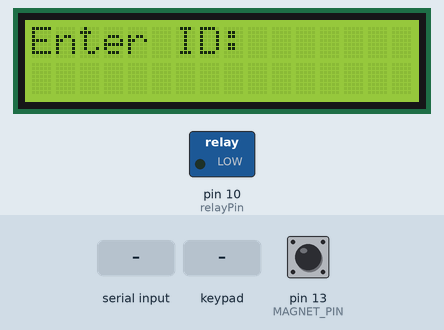
Bench run of a sketch on a simulated Arduino Uno, built with avr-gcc and run on an emulated ATmega328P. On the bench: 16×2 character LCD, switched loads named in the sketch (green lamp = pin HIGH). Inputs (shaded band) come from the test bench; at power-on: pin 13 (MAGNET_PIN) HIGH. What the sketch prints to the serial monitor is not drawn.

Above: at 1.2 s.
1.3 s: "MATCH\n" received over Serial
At 1.9 s:
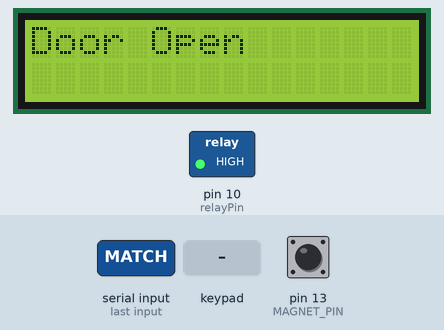
3.6 s: keypad keys 8 4 9 5 # pressed 0.4 s apart
At 5.5 s:
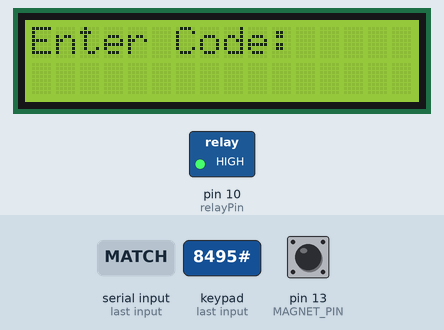
7.1 s: keypad keys 6 2 7 3 # pressed 0.4 s apart
At 9.3 s:
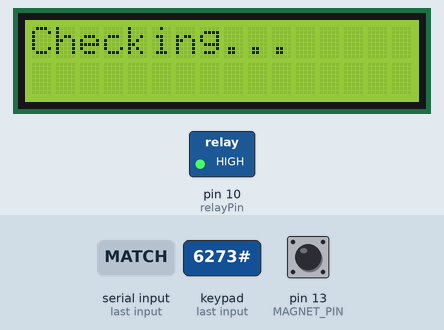
11.0 s: key '#' pressed
At 11.6 s:
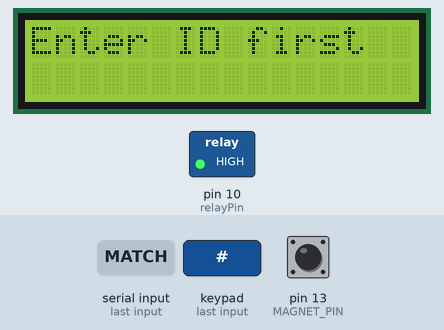
13.3 s: "NO_MATCH\n" received over Serial
At 13.9 s:
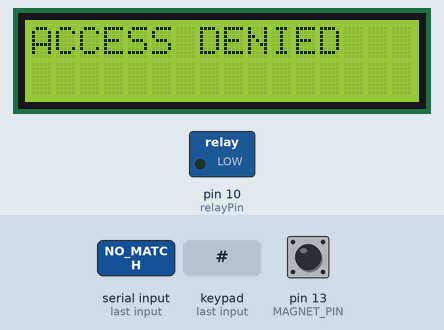
15.6 s: "DENIED\n" received over Serial
At 16.1 s:
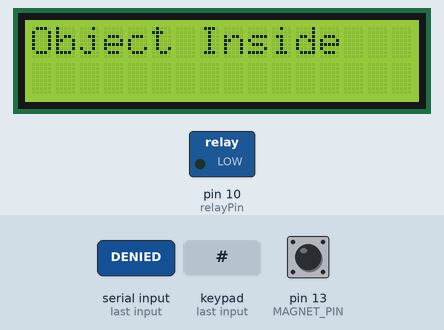
Timing chart, 0 to 18.6 s (numbered marks = the images above; inputs shaded):
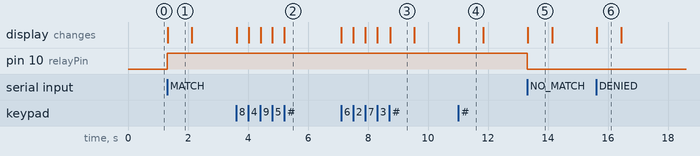

Measured:
- after the input at 1.3 s, pin 10 (relayPin): LOW → HIGH at once; the display: changes at once (image 1)
- after the input at 3.6 s, the display: first changes at once (image 2 shows a later state)
- after the input at 7.1 s, the display: first changes at once (image 3 shows a later state)
- after the input at 11.0 s, the display: changes at once (image 4)
- after the input at 13.3 s, pin 10 (relayPin): HIGH → LOW at once; the display: changes at once (image 5)
- after the input at 15.6 s, the display: changes at once (image 6)
- what the display in image 1 shows lasts 0.8 s, from 1.3 s to 2.1 s

The sketch:

main.ino
```cpp
#include "lock_module.h"

bool doorOpen = false;   // 문이 열렸는지
bool doorLocked = false; // 문이 잠겼는지

unsigned long lastMagCheck = 0;

void setup() {
  Serial.begin(9600);

  lcdInit();
  keypadInit();
  motorInit();
  magnetInit();
  //ultrasonicInit();

  closeDoor();
  doorOpen = false;
  doorLocked = true;

  showPrompt();
}

void loop() {

  // ───────────────────────────────
  // 1) 키패드 처리
  // ───────────────────────────────
  handleKeypad();

  // ───────────────────────────────
  // 2) 시리얼 응답 처리
  // ───────────────────────────────
  handleSerialResponse();

  // ───────────────────────────────
  // 3) 문 닫힘 감지(마그네틱)
  // ───────────────────────────────
  if (millis() - lastMagCheck > 200) {
    lastMagCheck = millis();

    if (isMagnetDetected()) {
      if (!doorOpen)  return; // 이미 문이 닫힌 상태라면 아무동작 안함

      Serial.println("DETECT:1");
      closeDoor();
      doorOpen = false;
      doorLocked = true;
    }
  }
}

void handleSerialResponse() {
  if (!Serial.available()) return;

  String res = Serial.readStringUntil('\n');
  res.trim();
  if (res.length() == 0) return;

  if (res == "MATCH") {
    openDoor();
    doorOpen = true;
    doorLocked = false;
    showMessage("Door Open", 800);
    showPrompt();
  }
  else if (res == "NO_MATCH") {
    closeDoor();
    doorOpen = false;
    doorLocked = true;
    showMessage("ACCESS DENIED", 800);
    showPrompt();
  }
  else if (res == "OPEN") {
    openDoor();
    doorOpen = true;
    doorLocked = false;
    showMessage("Door Open", 800);
    showPrompt();
  }
  else if (res == "CLOSE") {
    closeDoor();
    doorOpen = false;
    doorLocked = true;
  }
  else if (res == "DENIED") {
    closeDoor();
    doorOpen = false;
    doorLocked = true;
    showMessage("Object Inside", 800);
    showPrompt();
  }
}
```

lock_module.h
```cpp
#ifndef LOCK_MODULE_H
#define LOCK_MODULE_H

#include <Arduino.h>
#include <Keypad.h>
#include <LiquidCrystal_I2C.h>


extern LiquidCrystal_I2C lcd;
void lcdInit();
void showMessage(const String &msg, int delayTime = 1000);
void showPrompt();

#define ROWS 4
#define COLS 4
extern Keypad keypad;
extern String inputCode;
extern const int CODE_LEN;
void keypadInit();
void handleKeypad();

#define relayPin 10
void motorInit();
void openDoor();
void closeDoor();

#define MAGNET_PIN 13
void magnetInit();
bool isMagnetDetected();

//#define TRIG_PIN 11
//#define ECHO_PIN 12
//void ultrasonicInit();
//float getUltrasonicDistance();   // ⭐ main → 모듈로 이동한 함수
//void handleUltrasonic();

#endif
```

magnet_module.cpp
```cpp
#include "lock_module.h"

void magnetInit() {
  pinMode(MAGNET_PIN, INPUT);
}

bool isMagnetDetected() {
  return (digitalRead(MAGNET_PIN) == LOW);
}
```

servo_module.cpp
```cpp
#include "lock_module.h"


void motorInit() {
    pinMode(relayPin, OUTPUT);
}

void openDoor() {
    digitalWrite(relayPin, HIGH);
}

void closeDoor() {
    digitalWrite(relayPin, LOW);
}
```

ultrasonic_module.cpp
```cpp
// #include "lock_module.h"

// void ultrasonicInit() {
//   pinMode(TRIG_PIN, OUTPUT);
//   pinMode(ECHO_PIN, INPUT);
// }

// // ------------------------------------------------------
// // 🔹 초음파 거리 측정 함수 (이제 여기로 이동됨)
// // ------------------------------------------------------
// float getUltrasonicDistance() {
//   long duration;
//   float distance;

//   digitalWrite(TRIG_PIN, LOW);
//   delayMicroseconds(2);
//   digitalWrite(TRIG_PIN, HIGH);
//   delayMicroseconds(10);
//   digitalWrite(TRIG_PIN, LOW);

//   duration = pulseIn(ECHO_PIN, HIGH, 3000);
//   distance = duration * 0.034 / 2.0;

//   // if (distance <= 0) return 999;

// Serial.print(distance);
//   Serial.println(" cm");

//   return distance;
// }

// // ------------------------------------------------------
// // 기존 handleUltrasonic는 main에서 1회 감지 로직으로 바뀌었으므로
// // 비워두거나 필요 시 로그만 유지
// // ------------------------------------------------------
// void handleUltrasonic() {
//   // main.ino에서 개별 제어하므로 이 함수는 현재 사용되지 않음.
// }
```

keypad_module.cpp
```cpp
#include "lock_module.h"

char keys[ROWS][COLS] = {
  { '1', '2', '3', 'A' },
  { '4', '5', '6', 'B' },
  { '7', '8', '9', 'C' },
  { '*', '0', '#', 'D' }
};

byte rowPins[ROWS] = { 8, 4, 9, 5 };
byte colPins[COLS] = { 6, 2, 7, 3 };

Keypad keypad = Keypad(makeKeymap(keys), rowPins, colPins, ROWS, COLS);

String inputId = "";
String inputCode = "";
bool enteringId = true;
const int CODE_LEN = 4;

// ---------------------------------------------------
// LCD Helper
// ---------------------------------------------------
static void showEnterIdPrompt() {
  lcd.clear();
  lcd.setCursor(0, 0);
  lcd.print("Enter ID:");
  lcd.setCursor(0, 1);
}

static void showEnterCodePrompt() {
  lcd.clear();
  lcd.setCursor(0, 0);
  lcd.print("Enter Code:");
  lcd.setCursor(0, 1);
}

static void showTempMessage(const char* msg, unsigned long delayMs = 800) {
  lcd.clear();
  lcd.print(msg);
  delay(delayMs);
}

// ---------------------------------------------------
// 입력 초기화
// ---------------------------------------------------
static void resetInputState() {
  inputId = "";
  inputCode = "";
  enteringId = true;
  showEnterIdPrompt();
}

// ---------------------------------------------------
// * 키 처리
// ---------------------------------------------------
static void handleStarKey() {
  resetInputState();
}

// ---------------------------------------------------
// # 키 처리
// ---------------------------------------------------
static void handleHashKey() {
  if (enteringId) {
    if (inputId.length() > 0) {
      enteringId = false;
      showEnterCodePrompt();
    } else {
      showTempMessage("Enter ID first");
      showEnterIdPrompt();
    }
  } else {
    if (inputCode.length() == CODE_LEN && inputId.length() > 0) {
      String message = "CHECK:" + inputId + ":" + inputCode;
      Serial.println(message);
      delay(10);

      lcd.clear();
      lcd.print("Checking...");
      delay(800);

      resetInputState();
    } else {
      showTempMessage("Incomplete");
      showEnterIdPrompt();
    }
  }
}

// ---------------------------------------------------
// 숫자키 처리
// ---------------------------------------------------
static void handleDigitKey(char key) {
  if (enteringId) {
    if (inputId.length() < 8) {
      inputId += key;
      lcd.print(key);
    }
  } else {
    if (inputCode.length() < CODE_LEN) {
      inputCode += key;
      lcd.print(key);
    }
  }
}

// ---------------------------------------------------
// 🔥 A 키 → 초음파 → 문 강제 오픈
// ---------------------------------------------------
static void handleAKey() {
  extern float getUltrasonicDistance();
  extern void openDoor();
  extern bool doorLocked;   // ⭐ main.ino 변수 가져오기
  extern bool doorOpen;

  float d = getUltrasonicDistance();

  if (d > 24 ) {
    // 🔥 강제 문 열기 (마그네틱 감지와 상관없이)
    openDoor();
    doorLocked = false;   // ⭐ 강제로 문이 열린 상태로 전환
    doorOpen = true;

    showTempMessage("Force Open", 800);
    Serial.println(d);
    showEnterIdPrompt();
  } else {
    showTempMessage("Object Inside", 800);
    showEnterIdPrompt();
    Serial.println(d);
  }
}


// ---------------------------------------------------
void keypadInit() {
  keypad.setDebounceTime(20);
  keypad.setHoldTime(50);
  resetInputState();
}

// ---------------------------------------------------
void handleKeypad() {
  char key = keypad.getKey();
  if (!key) return;

  if (key == 'A' || key == 'B' || key == 'C' || key == 'D') {
    Serial.println("OPEN:1");
    return;
  }

  if (key == '*') {
    handleStarKey();
    return;
  }

  if (key == '#') {
    handleHashKey();
    return;
  }

  if (isdigit(key)) {
    handleDigitKey(key);
  }
}
```

lcd_module.cpp
```cpp
#include "lock_module.h"

LiquidCrystal_I2C lcd(0x27, 16, 2);

void lcdInit() {
    lcd.init();
    lcd.backlight();
    lcd.clear();
}

void showMessage(const String &msg, int delayTime) {
    lcd.clear();
    lcd.setCursor(0, 0);
    lcd.print(msg);
    delay(delayTime);
}

void showPrompt() {
    lcd.clear();
    lcd.setCursor(0, 0);
    lcd.print("Enter ID:");
    lcd.setCursor(0, 1);
}
```
